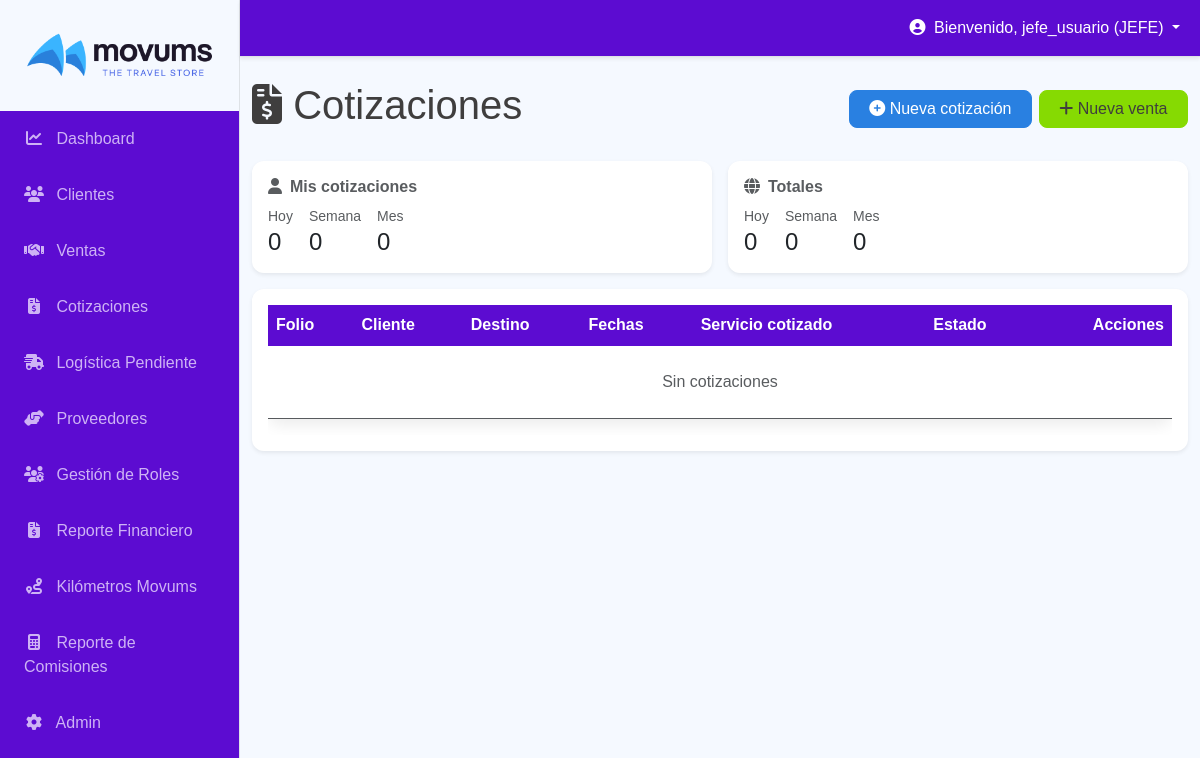
The app's page /ventas/cotizaciones/ (signed in), older data.
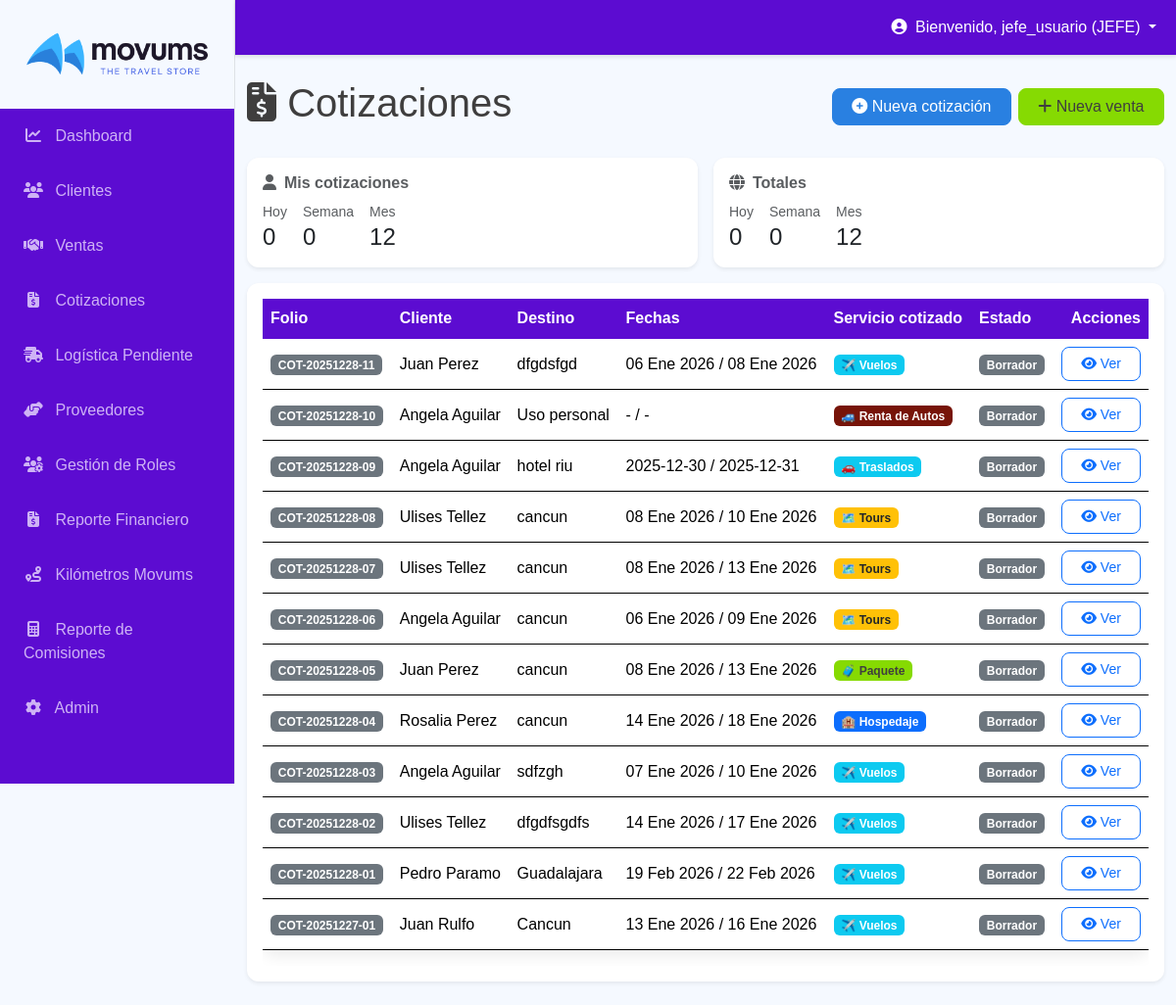
The same page, newer data.
### ventas/models.py (models this page shows, shortened)
class Cotizacion(models.Model):
    folio = models.CharField(
        max_length=20,
        unique=True,
        blank=True,
        null=True,
        verbose_name="Folio de Cotización",
        help_text="Identificador único de la cotización. Formato: COT-AAAAMMDD-XX"
    )
    ESTADO_CHOICES = [
        ('BORRADOR', 'Borrador'),
        ('ENVIADA', 'Enviada'),
        ('CONVERTIDA', 'Convertida a venta'),
    ]
    cliente = models.ForeignKey('crm.Cliente', on_delete=models.PROTECT, related_name='cotizaciones')
    vendedor = models.ForeignKey(User, on_delete=models.SET_NULL, null=True, blank=True, related_name='cotizaciones_creadas')
    titulo = models.CharField(max_length=200, default='Cotización')
    slug = models.SlugField(max_length=255, unique=True, blank=True)
    origen = models.CharField(max_length=150, blank=True)
    destino = models.CharField(max_length=150, blank=True)
    dias = models.PositiveIntegerField(default=0)
    noches = models.PositiveIntegerField(default=0)
    fecha_inicio = models.DateField(null=True, blank=True)
    fecha_fin = models.DateField(null=True, blank=True)
    pasajeros = models.PositiveIntegerField(default=1)
    adultos = models.PositiveIntegerField(default=1)
    menores = models.PositiveIntegerField(default=0)
    edades_menores = models.TextField(blank=True, help_text='Nombre y edad de los menores (ej. Juan - 5; Ana - 8)')
    propuestas = models.JSONField(default=dict, blank=True)
    notas = models.TextField(blank=True)
    total_estimado = models.DecimalField(max_digits=12, decimal_places=2, default=Decimal('0.00'))
    estado = models.CharField(max_length=20, choices=ESTADO_CHOICES, default='BORRADOR')
    creada_en = models.DateTimeField(auto_now_add=True)
    actualizada_en = models.DateTimeField(auto_now=True)
    class Meta:
        ordering = ['-creada_en']

### crm/models.py (models this page shows, shortened)
class Cliente(models.Model):
    TIPO_CHOICES = [
        ('PARTICULAR', 'Particular'),
        ('EMPRESA', 'Empresa'),
    ]
    FUENTE_CHOICES = [
        ('WEB', 'Página Web'),
        ('RED', 'Redes Sociales'),
        ('REF', 'Referido'),
        ('OTR', 'Otro'),
    ]
    GENERO_CHOICES = [
        ('M', 'Masculino'),
        ('F', 'Femenino'),
        ('NS', 'Sin Especificar'),
    ]
    tipo_cliente = models.CharField(
        max_length=10,
        choices=TIPO_CHOICES,
        default='PARTICULAR',
        verbose_name="Tipo de Cliente"
    )
    nombre = models.CharField(max_length=150, blank=True, null=True)
    apellido = models.CharField(max_length=100, blank=True, null=True)
    genero = models.CharField(
        max_length=2,
        choices=GENERO_CHOICES,
        default='NS',
        verbose_name="Género"
    )
    nacionalidad = models.CharField(max_length=100, blank=True, null=True, verbose_name="Nacionalidad")
    nombre_empresa = models.CharField(
        max_length=150,
        blank=True,
        null=True,
        verbose_name="Razón Social / Nombre de la Empresa"
    )
    rfc = models.CharField(
        max_length=13,
        unique=True,
        blank=True,
        null=True,
        verbose_name="RFC / ID Fiscal"
    )
    direccion_fiscal = models.TextField(
        blank=True,
        null=True,
        verbose_name="Dirección Fiscal para Facturación"
    )
    industria = models.CharField(
        max_length=150,
        blank=True,
        null=True,
        verbose_name="Industria"
    )
    politicas_viaje_internas = models.TextField(
        blank=True,
        null=True,
        verbose_name="Políticas de Viaje Internas",
        help_text="Políticas y restricciones de viaje de la empresa"
    )
    responsable_administrativo = models.CharField(
        max_length=150,
        blank=True,
        null=True,
        verbose_name="Responsable Administrativo"
    )
    credito = models.BooleanField(
        default=False,
        verbose_name="Crédito (si aplica)",
        help_text="Indica si la empresa tiene línea de crédito"
    )
    monto_credito = models.DecimalField(
        max_digits=12,
        decimal_places=2,
        blank=True,
        null=True,
        verbose_name="Monto de Crédito Asignado",
        help_text="Monto de crédito asignado a la empresa (si aplica)"
    )
    telefono = models.CharField(
        max_length=20,
        unique=True,
        help_text="Necesario para el envío de WhatsApp.",
        verbose_name="Teléfono Móvil"
    )
    telefono_adicional = models.CharField(
        max_length=20,
        blank=True,
        null=True,
        verbose_name="Teléfono Adicional"
    )
    email = models.EmailField(blank=True, null=True, verbose_name="Correo Electrónico")
    fuente_contacto = models.CharField(max_length=3, choices=FUENTE_CHOICES, default='OTR')
    notas = models.TextField(blank=True, null=True)
    fecha_nacimiento = models.DateField(blank=True, null=True)
    ine_imagen = models.ImageField(
        upload_to='clientes/ine/',
        blank=True,
        null=True,
        verbose_name="Imagen INE"
    )
    visa_numero = models.CharField(max_length=50, blank=True, null=True, verbose_name="Número de Visa")
    visa_vigencia = models.DateField(blank=True, null=True, verbose_name="Vigencia de Visa")
    pasaporte_numero = models.CharField(max_length=50, blank=True, null=True, verbose_name="Número de Pasaporte")
    pasaporte_vigencia = models.DateField(blank=True, null=True, verbose_name="Vigencia de Pasaporte")
    documento_identificacion = models.CharField(max_length=50, unique=True, blank=True, null=True,
                                                   help_text="Pasaporte, INE u otra identificación.")
    empresa_asociada = models.ForeignKey(
        'self',
        on_delete=models.SET_NULL,
        null=True,
        blank=True,
        related_name='empleados',
        limit_choices_to={'tipo_cliente': 'EMPRESA'},
        verbose_name="Empresa Asociada"
    )
    preferencias_viaje = models.TextField(blank=True, help_text="Notas sobre sus gustos de viaje (Playa, Aventura...).")
    fecha_registro = models.DateTimeField(auto_now_add=True)
    fecha_actualizacion = models.DateTimeField(auto_now=True)
    cotizaciones_generadas = models.PositiveIntegerField(
        default=0,
        verbose_name="Total de cotizaciones generadas"
    )
    participa_kilometros = models.BooleanField(
        default=True,
        verbose_name="Participa en Kilómetros Movums"
    )
    referencia_programa = models.CharField(
        max_length=120,
        blank=True,
        null=True,
        help_text="Código o nota interna para el programa de lealtad."
    )
    referido_por = models.ForeignKey(
        'self',
        null=True,
        blank=True,
        on_delete=models.SET_NULL,
        related_name='referidos',
        verbose_name="Referido por"
    )
    kilometros_acumulados = models.DecimalField(
        max_digits=12,
        decimal_places=2,
        default=Decimal('0.00'),
        verbose_name="Kilómetros acumulados históricos"
    )
    kilometros_disponibles = models.DecimalField(
        max_digits=12,
        decimal_places=2,
        default=Decimal('0.00'),
        verbose_name="Kilómetros disponibles"
    )
    ultima_fecha_km = models.DateTimeField(
        blank=True,
        null=True,
        verbose_name="Última acumulación de kilómetros"
    )
    fecha_ultimo_bono_cumple = models.DateField(
        blank=True,
        null=True,
        verbose_name="Último bono de cumpleaños aplicado"
    )
    @property
    def nombre_completo_display(self):
        if self.tipo_cliente == 'EMPRESA' and self.nombre_empresa:
            return self.nombre_empresa
        full_name = f"{self.nombre or ''} {self.apellido or ''}".strip()
        return full_name if full_name else f"Cliente ID: {self.pk}"

### ventas/views.py (the view)
# urls.py: path('cotizaciones/', CotizacionListView.as_view(), name='cotizaciones_lista'),
class CotizacionListView(LoginRequiredMixin, ListView):
    model = Cotizacion
    template_name = 'ventas/cotizacion_list.html'
    context_object_name = 'cotizaciones'
    def get_queryset(self):
        qs = super().get_queryset().select_related('cliente', 'vendedor')
        cliente_id = self.request.GET.get('cliente')
        estado = self.request.GET.get('estado')
        if cliente_id:
            qs = qs.filter(cliente_id=cliente_id)
        if estado:
            qs = qs.filter(estado=estado)
        return qs
    def get_context_data(self, **kwargs):
        from datetime import timedelta
        context = super().get_context_data(**kwargs)
        today = timezone.localdate()
        start_week = today - timedelta(days=today.weekday())
        start_month = today.replace(day=1)
        qs_base = Cotizacion.objects.all()
        user = self.request.user
        usuario_qs = qs_base.filter(vendedor=user) if user.is_authenticated else Cotizacion.objects.none()
        def rangos(qs):
            return {
                'hoy': qs.filter(creada_en__date=today).count(),
                'semana': qs.filter(creada_en__date__gte=start_week).count(),
                'mes': qs.filter(creada_en__date__gte=start_month).count(),
            }
        context['stats_propias'] = rangos(usuario_qs)
        context['stats_globales'] = rangos(qs_base)
        return context

### ventas/templates/ventas/cotizacion_list.html (shortened to what the changed rows need)
{% extends "base.html" %}
{% load humanize %}
{% block content %}
<div class="d-flex justify-content-between align-items-center mb-4">
    <h1><i class="fas fa-file-invoice-dollar"></i> Cotizaciones</h1>
</div>
<div class="row g-3 mb-3">
    <div class="col-md-6">
        <div class="card border-0 shadow-sm h-100">
            <div class="card-body">
                <div class="d-flex gap-3">
                    <div>
                        <span class="text-muted small">Mes</span>
                        <p class="h4 mb-0">{{ stats_propias.mes }}</p>
                    </div>
                </div>
            </div>
        </div>
    </div>
    <div class="col-md-6">
        <div class="card border-0 shadow-sm h-100">
            <div class="card-body">
                <div class="d-flex gap-3">
                    <div>
                        <span class="text-muted small">Mes</span>
                        <p class="h4 mb-0">{{ stats_globales.mes }}</p>
                    </div>
                </div>
            </div>
        </div>
    </div>
</div>
<div class="card shadow-sm border-0">
    <div class="card-body">
        <div class="table-responsive">
            <table class="table table-hover align-middle">
                <thead>
                    <tr>
                        <th>Folio</th>
                        <th>Cliente</th>
                        <th>Destino</th>
                        <th>Fechas</th>
                        <th>Servicio cotizado</th>
                        <th>Estado</th>
                        <th class="text-end">Acciones</th>
                    </tr>
                </thead>
                <tbody>
                    {% for c in cotizaciones %}
                        <tr>
                            <td><span class="badge bg-secondary">{{ c.folio|default:c.id }}</span></td>
                            <td>{{ c.cliente.nombre_completo_display }}</td>
                            <td>
                                {% if c.propuestas.tipo == 'renta_autos' %}
                                    Uso personal
                                {% elif c.propuestas.tipo == 'traslados' and c.propuestas.traslados %}
                                    {{ c.propuestas.traslados.hasta|default:c.propuestas.traslados.desde|default:"-" }}
                                {% else %}
                                    {{ c.destino|default:"-" }}
                                {% endif %}
                            </td>
                            <td>
                                {% if c.propuestas.tipo == 'traslados' and c.propuestas.traslados %}
                                    {% if c.propuestas.traslados.fecha_ida %}
                                        {% with fecha_ida=c.propuestas.traslados.fecha_ida %}
                                            {{ fecha_ida|date:"d M Y"|default:fecha_ida }}
                                        {% endwith %}
                                    {% else %}-{% endif %} /
                                    {% if c.propuestas.traslados.fecha_regreso %}
                                        {% with fecha_regreso=c.propuestas.traslados.fecha_regreso %}
                                            {{ fecha_regreso|date:"d M Y"|default:fecha_regreso }}
                                        {% endwith %}
                                    {% else %}-{% endif %}
                                {% elif c.propuestas.tipo == 'renta_autos' %}
                                    - / -
                                {% else %}
                                    {% if c.fecha_inicio %}{{ c.fecha_inicio|date:"d M Y" }}{% else %}-{% endif %} /
                                    {% if c.fecha_fin %}{{ c.fecha_fin|date:"d M Y" }}{% else %}-{% endif %}
                                {% endif %}
                            </td>
                            <td>
                                {% if c.propuestas.tipo == 'vuelos' %}
                                    <span class="badge bg-info">✈️ Vuelos</span>
                                {% elif c.propuestas.tipo == 'hospedaje' %}
                                    <span class="badge bg-primary">🏨 Hospedaje</span>
                                {% elif c.propuestas.tipo == 'paquete' %}
                                    <span class="badge bg-success">🧳 Paquete</span>
                                {% elif c.propuestas.tipo == 'tours' %}
                                    <span class="badge bg-warning text-dark">🗺️ Tours</span>
                                {% elif c.propuestas.tipo == 'traslados' %}
                                    <span class="badge bg-info text-white">🚗 Traslados</span>
                                {% elif c.propuestas.tipo == 'renta_autos' %}
                                    <span class="badge bg-danger text-white">🚙 Renta de Autos</span>
                                {% elif c.propuestas.tipo == 'generica' %}
                                    <span class="badge bg-secondary">📄 Genérica</span>
                                {% else %}
                                    <span class="badge bg-secondary">-</span>
                                {% endif %}
                            </td>
                            <td>
                                <span class="badge bg-secondary">{{ c.get_estado_display }}</span>
                            </td>
                            <td class="text-end">
                                <a href="{% url 'cotizacion_detalle' slug=c.slug %}" class="btn btn-sm btn-outline-primary">
                                    <i class="fas fa-eye"></i> Ver
                                </a>
                            </td>
                        </tr>
                    {% empty %}
                        <tr><td colspan="7" class="text-center text-muted py-4">Sin cotizaciones</td></tr>
                    {% endfor %}
                </tbody>
            </table>
        </div>
    </div>
</div>
{% endblock %}

Row changes from the older to the newer data that the page shows:
added Cotizacion: folio "COT-20251228-11", cliente.nombre_completo_display "Juan Perez", destino "dfgdsfgd", fecha_inicio "06 Ene 2026", fecha_fin "08 Ene 2026", shows "✈️ Vuelos", estado "Borrador"
added Cotizacion: folio "COT-20251228-10", cliente.nombre_completo_display "Angela Aguilar", shows "Uso personal", shows "🚙 Renta de Autos", estado "Borrador"
added Cotizacion: folio "COT-20251228-09", cliente.nombre_completo_display "Angela Aguilar", propuestas.traslados.hasta "hotel riu", propuestas.traslados.fecha_ida "2025-12-30", propuestas.traslados.fecha_regreso "2025-12-31", shows "🚗 Traslados", estado "Borrador"
added Cotizacion: folio "COT-20251228-08", cliente.nombre_completo_display "Ulises Tellez", destino "cancun", fecha_inicio "08 Ene 2026", fecha_fin "10 Ene 2026", shows "🗺️ Tours", estado "Borrador"
added Cotizacion: folio "COT-20251228-07", cliente.nombre_completo_display "Ulises Tellez", destino "cancun", fecha_inicio "08 Ene 2026", fecha_fin "13 Ene 2026", shows "🗺️ Tours", estado "Borrador"
added Cotizacion: folio "COT-20251228-06", cliente.nombre_completo_display "Angela Aguilar", destino "cancun", fecha_inicio "06 Ene 2026", fecha_fin "09 Ene 2026", shows "🗺️ Tours", estado "Borrador"
added Cotizacion: folio "COT-20251228-05", cliente.nombre_completo_display "Juan Perez", destino "cancun", fecha_inicio "08 Ene 2026", fecha_fin "13 Ene 2026", shows "🧳 Paquete", estado "Borrador"
added Cotizacion: folio "COT-20251228-04", cliente.nombre_completo_display "Rosalia Perez", destino "cancun", fecha_inicio "14 Ene 2026", fecha_fin "18 Ene 2026", shows "🏨 Hospedaje", estado "Borrador"
added Cotizacion: folio "COT-20251228-03", cliente.nombre_completo_display "Angela Aguilar", destino "sdfzgh", fecha_inicio "07 Ene 2026", fecha_fin "10 Ene 2026", shows "✈️ Vuelos", estado "Borrador"
added Cotizacion: folio "COT-20251228-02", cliente.nombre_completo_display "Ulises Tellez", destino "dfgdfsgdfs", fecha_inicio "14 Ene 2026", fecha_fin "17 Ene 2026", shows "✈️ Vuelos", estado "Borrador"
added Cotizacion: folio "COT-20251228-01", cliente.nombre_completo_display "Pedro Paramo", destino "Guadalajara", fecha_inicio "19 Feb 2026", fecha_fin "22 Feb 2026", shows "✈️ Vuelos", estado "Borrador"
added Cotizacion: folio "COT-20251227-01", cliente.nombre_completo_display "Juan Rulfo", destino "Cancun", fecha_inicio "13 Ene 2026", fecha_fin "16 Ene 2026", shows "✈️ Vuelos", estado "Borrador"
Text that changed along with them:
{{ stats_propias.mes }}: "0" → "12"
{{ stats_globales.mes }}: "0" → "12"
text no longer shown: "Sin cotizaciones"
